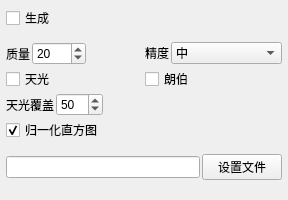
<?xml version="1.0" encoding="UTF-8"?>
<ui version="4.0">
 <class>Form</class>
 <widget class="QWidget" name="Form">
  <property name="geometry">
   <rect>
    <x>0</x>
    <y>0</y>
    <width>288</width>
    <height>200</height>
   </rect>
  </property>
  <property name="sizePolicy">
   <sizepolicy hsizetype="Expanding" vsizetype="Minimum">
    <horstretch>0</horstretch>
    <verstretch>0</verstretch>
   </sizepolicy>
  </property>
  <property name="minimumSize">
   <size>
    <width>200</width>
    <height>0</height>
   </size>
  </property>
  <property name="maximumSize">
   <size>
    <width>1000</width>
    <height>499</height>
   </size>
  </property>
  <property name="baseSize">
   <size>
    <width>0</width>
    <height>200</height>
   </size>
  </property>
  <property name="contextMenuPolicy">
   <enum>Qt::NoContextMenu</enum>
  </property>
  <property name="windowTitle">
   <string>窗体</string>
  </property>
  <property name="styleSheet">
   <string notr="true"/>
  </property>
  <layout class="QVBoxLayout" name="verticalLayout">
   <property name="spacing">
    <number>2</number>
   </property>
   <property name="leftMargin">
    <number>6</number>
   </property>
   <property name="topMargin">
    <number>6</number>
   </property>
   <property name="rightMargin">
    <number>6</number>
   </property>
   <property name="bottomMargin">
    <number>6</number>
   </property>
   <item>
    <layout class="QHBoxLayout" name="horizontalLayout">
     <property name="topMargin">
      <number>0</number>
     </property>
     <item>
      <widget class="QCheckBox" name="bake_hao_generate">
       <property name="toolTip">
        <string>启用/禁用硬件环境光遮蔽贴图烘焙。</string>
       </property>
       <property name="text">
        <string>生成</string>
       </property>
       <property name="checked">
        <bool>false</bool>
       </property>
      </widget>
     </item>
     <item>
      <spacer name="horizontalSpacer">
       <property name="orientation">
        <enum>Qt::Horizontal</enum>
       </property>
       <property name="sizeHint" stdset="0">
        <size>
         <width>40</width>
         <height>20</height>
        </size>
       </property>
      </spacer>
     </item>
    </layout>
   </item>
   <item>
    <spacer name="verticalSpacer_2">
     <property name="orientation">
      <enum>Qt::Vertical</enum>
     </property>
     <property name="sizeType">
      <enum>QSizePolicy::Fixed</enum>
     </property>
     <property name="sizeHint" stdset="0">
      <size>
       <width>20</width>
       <height>10</height>
      </size>
     </property>
    </spacer>
   </item>
   <item>
    <layout class="QHBoxLayout" name="horizontalLayout_5">
     <property name="spacing">
      <number>2</number>
     </property>
     <property name="topMargin">
      <number>0</number>
     </property>
     <property name="rightMargin">
      <number>0</number>
     </property>
    </layout>
   </item>
   <item>
    <layout class="QHBoxLayout" name="horizontalLayout_4">
     <property name="leftMargin">
      <number>0</number>
     </property>
     <property name="topMargin">
      <number>0</number>
     </property>
     <item>
      <layout class="QFormLayout" name="formLayout_2">
       <property name="topMargin">
        <number>0</number>
       </property>
       <item row="0" column="0">
        <widget class="QLabel" name="label_2">
         <property name="text">
          <string>质量</string>
         </property>
        </widget>
       </item>
       <item row="0" column="1">
        <widget class="QSpinBox" name="bake_hao_quality">
         <property name="sizePolicy">
          <sizepolicy hsizetype="Fixed" vsizetype="Fixed">
           <horstretch>0</horstretch>
           <verstretch>0</verstretch>
          </sizepolicy>
         </property>
         <property name="minimumSize">
          <size>
           <width>40</width>
           <height>0</height>
          </size>
         </property>
         <property name="toolTip">
          <string>设置环境光遮蔽应从中烘焙的采样方向数。最终采样数约为质量值乘以100。</string>
         </property>
         <property name="minimum">
          <number>5</number>
         </property>
         <property name="maximum">
          <number>1000</number>
         </property>
         <property name="value">
          <number>20</number>
         </property>
        </widget>
       </item>
      </layout>
     </item>
     <item>
      <layout class="QFormLayout" name="formLayout">
       <property name="topMargin">
        <number>0</number>
       </property>
       <item row="0" column="0">
        <widget class="QLabel" name="label">
         <property name="text">
          <string>精度</string>
         </property>
        </widget>
       </item>
       <item row="0" column="1">
        <widget class="QComboBox" name="bake_hao_precision">
         <property name="toolTip">
          <string>设置烘焙文件中的细节精度。</string>
         </property>
         <property name="currentIndex">
          <number>1</number>
         </property>
         <item>
          <property name="text">
           <string>低</string>
          </property>
         </item>
         <item>
          <property name="text">
           <string>中</string>
          </property>
         </item>
         <item>
          <property name="text">
           <string>高</string>
          </property>
         </item>
         <item>
          <property name="text">
           <string>极高</string>
          </property>
         </item>
        </widget>
       </item>
      </layout>
     </item>
    </layout>
   </item>
   <item>
    <layout class="QHBoxLayout" name="horizontalLayout_6">
     <property name="spacing">
      <number>2</number>
     </property>
     <property name="topMargin">
      <number>0</number>
     </property>
     <property name="rightMargin">
      <number>0</number>
     </property>
     <item>
      <widget class="QCheckBox" name="bake_hao_skylight">
       <property name="toolTip">
        <string>启用/禁用天光功能。关闭时，环境光遮蔽采样在参考网格周围的球面上生成；开启时，采样方向在参考网格上方的半球上生成，产生来自天空的光照效果。</string>
       </property>
       <property name="text">
        <string>天光</string>
       </property>
      </widget>
     </item>
     <item>
      <widget class="QCheckBox" name="bake_hao_skylightLambertian">
       <property name="toolTip">
        <string>开启后，使用朗伯项计算入射遮蔽。烘焙的遮蔽结果会看起来更真实，因为采样方向会充当实际光源。这最好与“天光”功能配合使用，因为细节会显现于环境光遮蔽贴图中，而常规遮蔽算法可能会将这些细节冲淡。</string>
       </property>
       <property name="text">
        <string>朗伯</string>
       </property>
      </widget>
     </item>
    </layout>
   </item>
   <item>
    <layout class="QHBoxLayout" name="horizontalLayout_2">
     <property name="topMargin">
      <number>0</number>
     </property>
     <item>
      <layout class="QFormLayout" name="formLayout_5">
       <item row="0" column="0">
        <widget class="QLabel" name="label_5">
         <property name="text">
          <string>天光覆盖</string>
         </property>
        </widget>
       </item>
       <item row="0" column="1">
        <widget class="QSpinBox" name="bake_hao_skylightCoverage">
         <property name="minimumSize">
          <size>
           <width>40</width>
           <height>0</height>
          </size>
         </property>
         <property name="toolTip">
          <string>设置用于放置环境光遮蔽采样的360度立体角的百分比。</string>
         </property>
         <property name="maximum">
          <number>100</number>
         </property>
         <property name="value">
          <number>50</number>
         </property>
        </widget>
       </item>
      </layout>
     </item>
     <item>
      <spacer name="horizontalSpacer_2">
       <property name="orientation">
        <enum>Qt::Horizontal</enum>
       </property>
       <property name="sizeHint" stdset="0">
        <size>
         <width>40</width>
         <height>20</height>
        </size>
       </property>
      </spacer>
     </item>
    </layout>
   </item>
   <item>
    <layout class="QHBoxLayout" name="horizontalLayout_7">
     <property name="topMargin">
      <number>0</number>
     </property>
     <item>
      <widget class="QCheckBox" name="bake_hao_normalize">
       <property name="toolTip">
        <string>开启后，结果贴图的值会被拉伸以适配整个贴图的动态范围（8位图像为0-256，浮点图像为0.0-1.0）。</string>
       </property>
       <property name="text">
        <string>归一化直方图</string>
       </property>
       <property name="checked">
        <bool>true</bool>
       </property>
      </widget>
     </item>
    </layout>
   </item>
   <item>
    <spacer name="verticalSpacer_3">
     <property name="orientation">
      <enum>Qt::Vertical</enum>
     </property>
     <property name="sizeType">
      <enum>QSizePolicy::Fixed</enum>
     </property>
     <property name="sizeHint" stdset="0">
      <size>
       <width>20</width>
       <height>10</height>
      </size>
     </property>
    </spacer>
   </item>
   <item>
    <layout class="QHBoxLayout" name="horizontalLayout_8">
     <property name="spacing">
      <number>2</number>
     </property>
     <property name="topMargin">
      <number>0</number>
     </property>
     <item>
      <widget class="QLineEdit" name="bake_hao_file">
       <property name="toolTip">
        <string>通过文件对话框选择烘焙贴图要保存到的文件。你也可以直接在“设置文件”按钮左侧的输入框中输入文件路径。烘焙贴图可保存为24位TGA或TIFF文件。</string>
       </property>
      </widget>
     </item>
     <item>
      <widget class="QPushButton" name="bake_hao_setFile">
       <property name="toolTip">
        <string>通过文件对话框选择烘焙贴图要保存到的文件。你也可以直接在“设置文件”按钮左侧的输入框中输入文件路径。烘焙贴图可保存为24位TGA或TIFF文件。</string>
       </property>
       <property name="text">
        <string>设置文件</string>
       </property>
      </widget>
     </item>
    </layout>
   </item>
   <item>
    <spacer name="verticalSpacer">
     <property name="orientation">
      <enum>Qt::Vertical</enum>
     </property>
     <property name="sizeHint" stdset="0">
      <size>
       <width>10</width>
       <height>4</height>
      </size>
     </property>
    </spacer>
   </item>
  </layout>
 </widget>
 <resources/>
 <connections/>
</ui>
